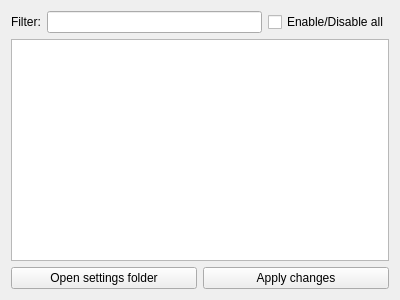
<?xml version="1.0" encoding="UTF-8"?>
<ui version="4.0">
 <class>OpenRGBSupportedDevicesPageUi</class>
 <widget class="QWidget" name="OpenRGBSupportedDevicesPageUi">
  <property name="geometry">
   <rect>
    <x>0</x>
    <y>0</y>
    <width>400</width>
    <height>300</height>
   </rect>
  </property>
  <property name="windowTitle">
   <string>Supported devices</string>
  </property>
  <layout class="QVBoxLayout" name="verticalLayout">
   <item>
    <layout class="QHBoxLayout" name="horizontalLayout">
     <item>
      <widget class="QLabel" name="label">
       <property name="text">
        <string>Filter:</string>
       </property>
      </widget>
     </item>
     <item>
      <widget class="QLineEdit" name="Filter"/>
     </item>
     <item>
      <widget class="QCheckBox" name="ToggleAllCheckbox">
       <property name="text">
        <string>Enable/Disable all</string>
       </property>
      </widget>
     </item>
    </layout>
   </item>
   <item>
    <widget class="QTableView" name="SupportedDevicesTable"/>
   </item>
   <item>
    <layout class="QHBoxLayout" name="ButtonsLayout">
     <item>
      <widget class="QPushButton" name="OpenSettingsFolderButton">
       <property name="text">
        <string>Open settings folder</string>
       </property>
      </widget>
     </item>
     <item>
      <widget class="QPushButton" name="SaveButton">
       <property name="text">
        <string>Apply changes</string>
       </property>
      </widget>
     </item>
    </layout>
   </item>
  </layout>
 </widget>
 <resources/>
 <connections/>
</ui>
